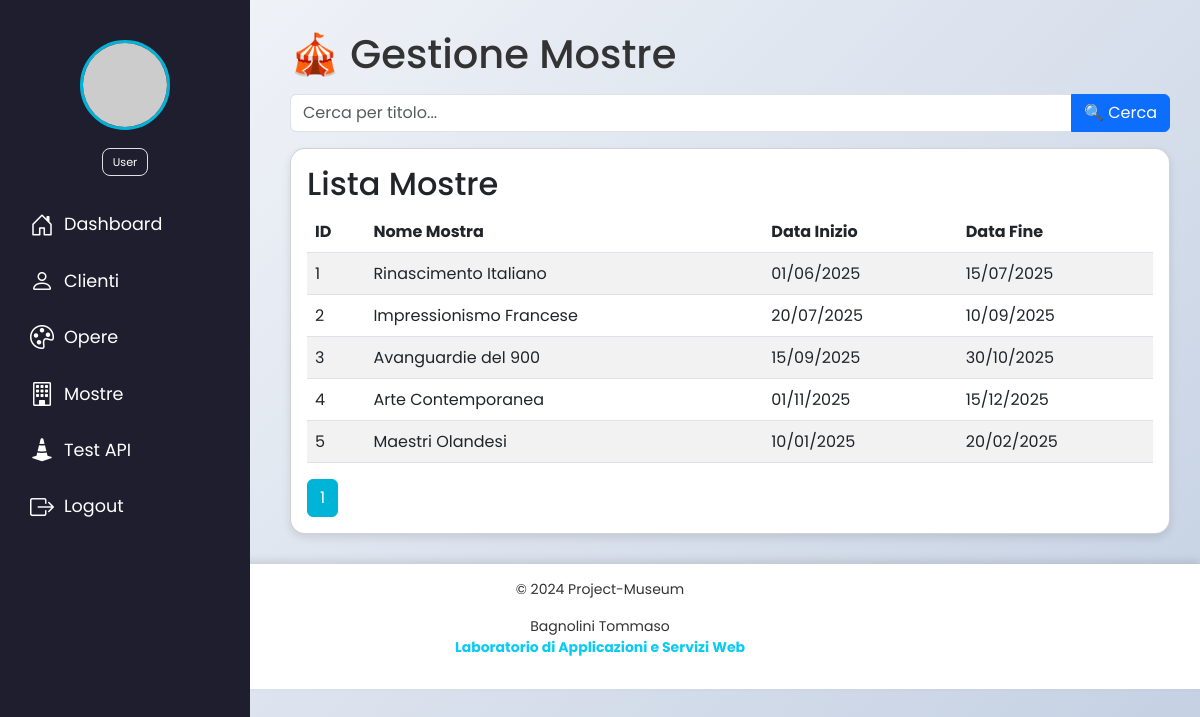
Before: /azioni/gestione_mostre.php (signed in) with the older database file.
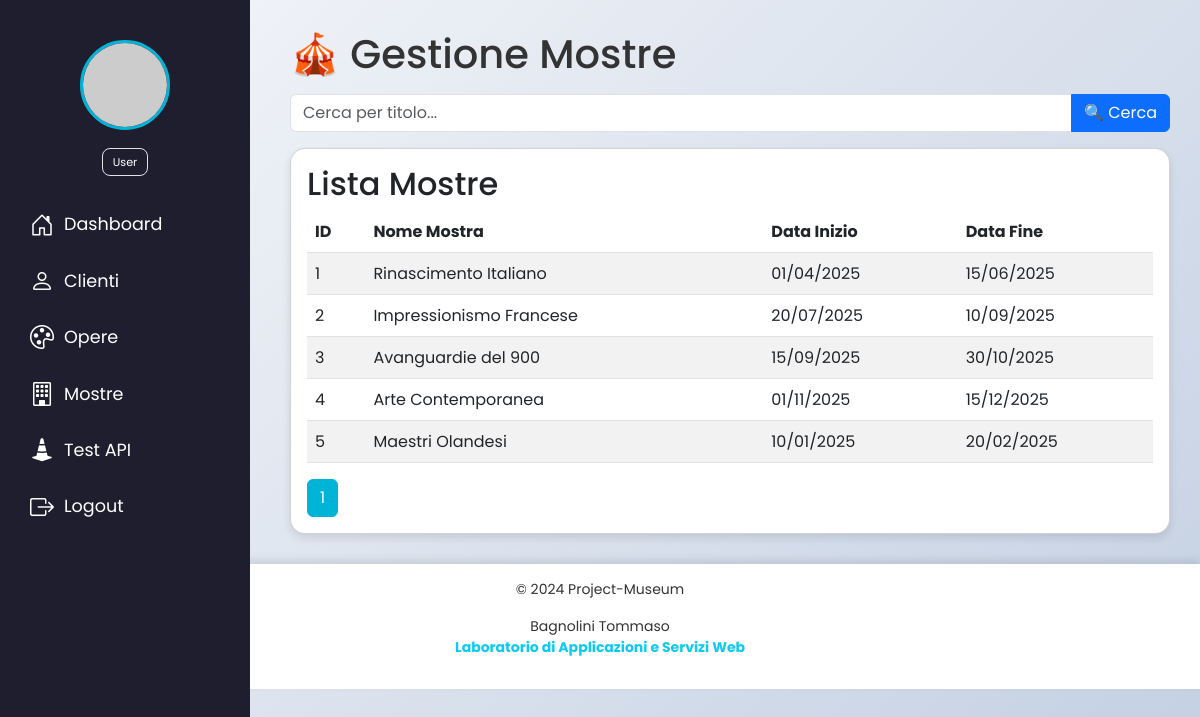
After: the same page with the newer database file.
### tables this page shows
CREATE TABLE `mostre` (
  `mos_id` int(11) UNSIGNED NOT NULL AUTO_INCREMENT,
  `mos_nome` varchar(255) NOT NULL,
  `mos_data_inizio` date NOT NULL,
  `mos_data_fine` date NOT NULL,
  PRIMARY KEY (`mos_id`)
);

### config/Database.php (called while the page is built, shortened)
<?php
class Database implements IDatabase {
    private $host = DB_HOST;
    private $user = DB_USER;
    private $pass = DB_PASS;
    private $dbname = DB_NAME;
    private $dbh;
    private $stmt;
    public function __construct($host = null, $user = null, $pass = null, $dbname = null) {
        $this->host = $host ?? $this->host;
        $this->user = $user ?? $this->user;
        $this->pass = $pass ?? $this->pass;
        $this->dbname = $dbname ?? $this->dbname;
        $dsn = "mysql:host={$this->host};dbname={$this->dbname}";
        $opt = [
            PDO::ATTR_PERSISTENT => false,
            PDO::ATTR_ERRMODE => PDO::ERRMODE_EXCEPTION
        ];
        try {
            $this->dbh = new PDO($dsn, $this->user, $this->pass, $opt);
            $this->dbh->exec("SET NAMES 'utf8'");
        } catch (PDOException $e) {
            die("❌ Errore connessione al DB: " . $e->getMessage());
        }
    }
    public function query($sql): void {
        $this->stmt = $this->dbh->prepare($sql);
    }
    public function execute($data = null): bool {
        try {
            return $this->stmt->execute($data);
        } catch (PDOException $e) {
            die("❌ Errore relativo al PDO: " . $e->getMessage());
        }
    }
    public function resultset(): array {
        $this->execute();
        return $this->stmt->fetchAll(PDO::FETCH_ASSOC);
    }
}

### inc/require.php (called while the page is built, shortened)
<?php
$base = __DIR__ . '/../';
require_once $base . 'config/Database.php';
require_once $base . 'classi/Utils.php';
require_once $base . 'classi/Cliente.php';
require_once $base . 'classi/Opera.php';
require_once $base . 'classi/Mostra.php';
require_once $base . 'classi/Utente.php';
try {
    $dbo = new Database();
} catch (Exception $e) {
    exit("❌ Errore di connessione al Database '$dbo->dbname': " . $e->getMessage());
}

### classi/Mostra.php (called while the page is built, shortened)
<?php
require_once __DIR__ . '/../inc/require.php';
class Mostra
{
    static protected $tabella = 'mostre';
    static function getMostre($where = "", $bind = [])
    {
        global $dbo;
        $query = "SELECT * FROM " . self::$tabella . " WHERE 1 $where";
        $dbo->query($query);
        $dbo->execute($bind);
        return $dbo->resultset();
    }
}
?>

### classi/Utils.php (called while the page is built, shortened)
<?php
require_once __DIR__ . '/../inc/require.php';
class Utils
{
    public static function raw2date($raw)
    {
        $d = explode('-', $raw);
        $g = $d[2];
        $m = $d[1];
        $a = $d[0];
        return "$g/$m/$a";
    }
}

### azioni/gestione_mostre.php (the view, shortened to what this page needs)
<?php
require_once __DIR__ . '/../inc/require.php';
require_once __DIR__ . '/../classi/Utils.php';
require_once __DIR__ . '/../inc/head.php';
$limit = 5;
$page = $_GET['page'] ?? 1;
$offset = ($page - 1) * $limit;
$total_mostre = count(Mostra::getMostre());
$total_pages = ceil($total_mostre / $limit);
$search = $_GET['search'] ?? '';
$where = '';
$bind = [];
$mostre = Mostra::getMostre("$where LIMIT $limit OFFSET $offset", $bind);
?>
<!DOCTYPE html>
<html lang="it">
<body>
    <?php require_once __DIR__ . '/../inc/sidebar.php'; ?>
    <div class="container-custom">
        <div class="dashboard-header">
            <h1>🎪 Gestione Mostre</h1>
        </div>
        <form method="GET" class="my-3">
            <div class="input-group">
                <input type="text" name="search" class="form-control" placeholder="Cerca per titolo..." value="<?= htmlspecialchars($search) ?>">
                <button type="submit" class="btn btn-primary">🔍 Cerca</button>
            </div>
        </form>
        <div class="card card-custom p-3">
            <h2>Lista Mostre</h2>
            <table class="table table-striped table-hover">
                <thead>
                    <tr>
                        <th>ID</th>
                        <th>Nome Mostra</th>
                        <th>Data Inizio</th>
                        <th>Data Fine</th>
                    </tr>
                </thead>
                <tbody>
                    <?php foreach ($mostre as $mostra): ?>
                        <tr>
                            <td><?= $mostra['mos_id'] ?></td>
                            <td><?= htmlspecialchars($mostra['mos_nome']) ?></td>
                            <td><?= htmlspecialchars(Utils::raw2date($mostra['mos_data_inizio'])) ?></td>
                            <td><?= htmlspecialchars(Utils::raw2date($mostra['mos_data_fine'])) ?></td>
                        </tr>
                    <?php endforeach; ?>
                </tbody>
            </table>
            <nav>
                <ul class="pagination mb-0">
                    <?php for ($i = 1; $i <= $total_pages; $i++): ?>
                        <li class="page-item <?= ($i == $page) ? 'active' : '' ?>">
                            <a class="page-link" href="?page=<?= $i ?>"><?= $i ?></a>
                        </li>
                    <?php endfor; ?>
                </ul>
            </nav>
        </div>
    </div>
    <?php require_once __DIR__ . '/../inc/footer.php'; ?>
</body>
</html>

### inc/head.php (shortened to what this page needs)
<?php
$base = (strpos($_SERVER['PHP_SELF'], '/azioni/') !== false) ? '../' : '';
?>
<head>
    <link href="https://cdn.jsdelivr.net/npm/bootstrap@5.3.0/dist/css/bootstrap.min.css" rel="stylesheet">
    <link rel="stylesheet" href="https://cdn.jsdelivr.net/npm/bootstrap-icons/font/bootstrap-icons.css">
    <link rel="stylesheet" href="<?= $base ?>css/app.css">
</head>

### inc/sidebar.php (shortened to what this page needs)
<?php
$user_id = $_SESSION['user_id'] ?? null;
$user_role = $_SESSION['user_ruolo'] ?? 'user';
$in_azioni = basename(getcwd()) === 'azioni';
$base = $in_azioni ? '../' : '';
?>
<div class="sidebar">
    <div class="user-info border-0 text-center">
        <img src="https://i.pravatar.cc/100?img=<?= $user_id + 67 ?>" alt="Avatar">
         <div class="border rounded-3 mx-auto" style="width: max-content; padding: 0.3rem 0.6rem; font-size: 0.9rem">
           <p class="mb-0" style="font-size: 0.7rem;"><?= ucfirst($user_role) ?></p>
         </div>
    </div>
    <?php
    $links = [
        ['Dashboard', 'dashboard.php', 'bi-house-door'],
        ['Clienti', 'azioni/gestione_clienti.php', 'bi-person'],
        ['Opere', 'azioni/gestione_opere.php', 'bi-palette'],
        ['Mostre', 'azioni/gestione_mostre.php', 'bi-building'],
    ];
    foreach ($links as [$label, $href, $icon]) {
        echo "<a href='{$base}{$href}'><i class='bi {$icon}'></i> {$label}</a>";
    }
    ?>
    <a href="<?= $base ?>api_test.php" id="test-link"><i class="bi bi-cone-striped"></i> Test API</a>
    <a href="#" id="logout-link" class="logout-link"><i class="bi bi-box-arrow-right"></i> Logout</a>
</div>

### inc/footer.php
<footer class="footer">
    <p>© 2024 Project-Museum</p>
    <p>Bagnolini Tommaso<br/><span class="text-info fw-bold">Laboratorio di Applicazioni e Servizi Web</span></p>
</footer>

### css/app.css (style rules this page uses)
* { margin: 0; padding: 0; box-sizing: border-box; }
body { font-family: 'Poppins', sans-serif; background: linear-gradient(135deg, #f5f7fa, #c3cfe2); color: #333; min-height: 100vh; }
.bi { font-size: 1.5rem; padding-left: 10px; }
.container-custom { margin-left: 260px; padding: 30px; flex: 1; }
.pagination .page-item.active .page-link { background-color: #00b4d8; border-color: #00b4d8; }
.card-custom { border-radius: 15px; box-shadow: 0 4px 8px rgba(0, 0, 0, 0.1); }
.footer { background: white; padding: 15px; text-align: center; box-shadow: 0 -4px 8px rgba(0, 0, 0, 0.1); font-size: 14px; width: 100%; }
ul { padding-left: 1.2rem; }

### inc/sidebar.php (style rules this page uses)
.sidebar { width: 250px; height: 100vh; position: fixed; top: 0; left: 0; background: #1e1e2f; color: white; display: flex; flex-direction: column; padding-top: 20px; }
.sidebar a { color: white; text-decoration: none; padding: 15px 20px; font-size: 1.1rem; display: flex; align-items: center; transition: 0.3s; }
.sidebar a i { margin-right: 10px; }
.sidebar .user-info { text-align: center; padding: 20px; border-bottom: 1px solid #444; }
.sidebar .user-info img { width: 90px; height: 90px; border-radius: 50%; border: 3px solid #00b4d8; margin-bottom: 10px; }

Changed rows visible on the page:
changed mostre "Rinascimento Italiano": mos_data_inizio "01/06/2025" → "01/04/2025"; mos_data_fine "15/07/2025" → "15/06/2025"
